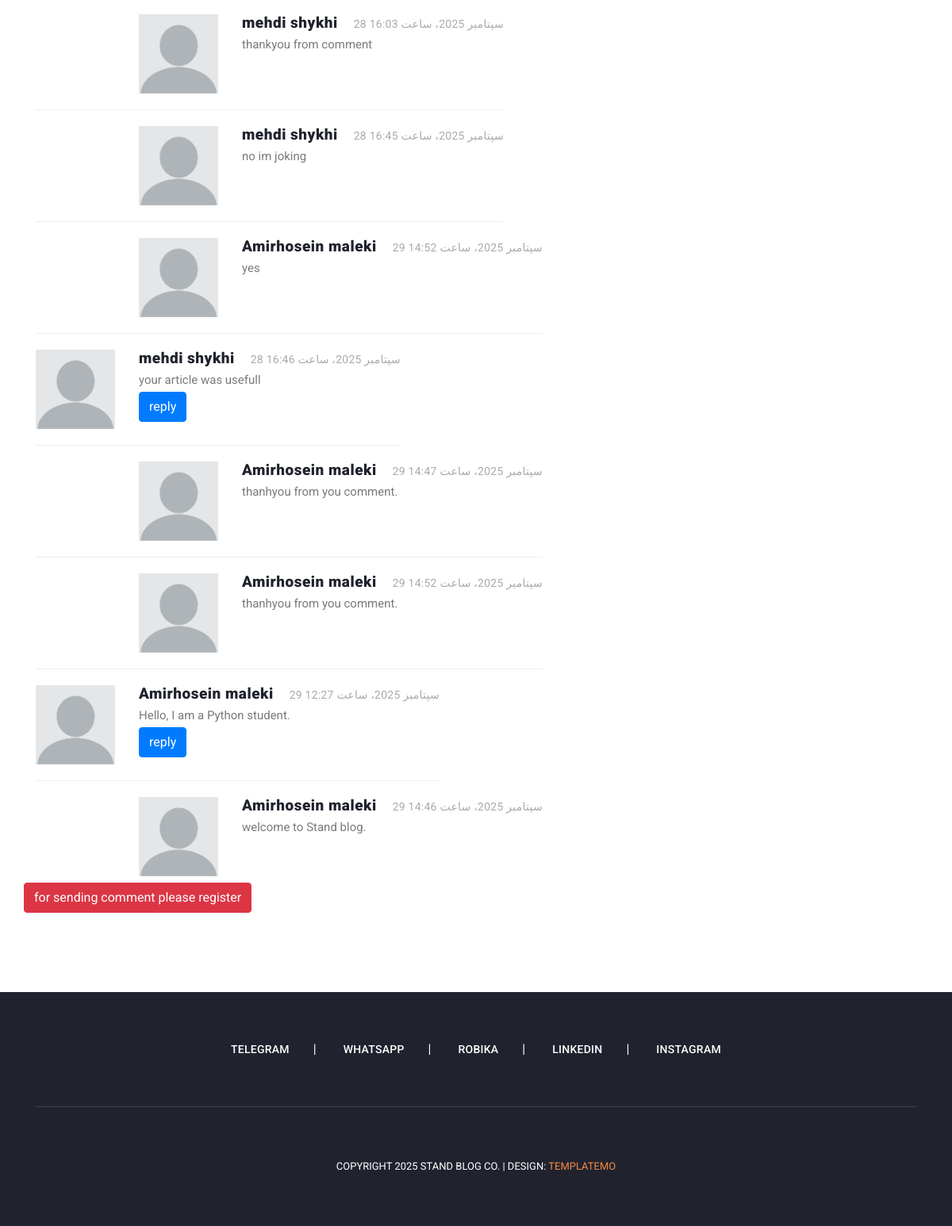
/articles/details/python-course-detail (lower part), run on an earlier commit of the app's database.
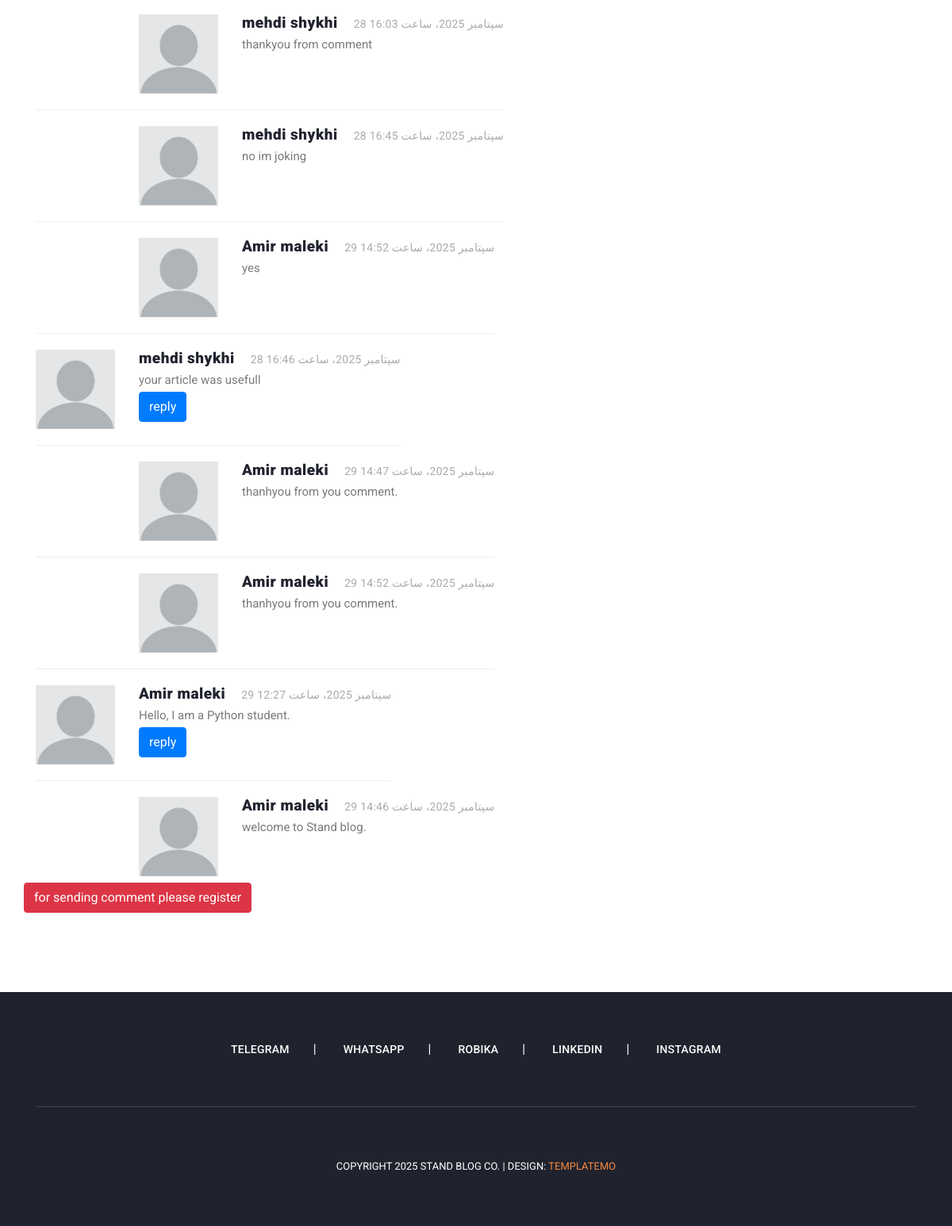
And on a later commit of the database.
### blog/models.py (models this page shows, shortened)
class Comment(models.Model):
    article = models.ForeignKey(Article,on_delete=models.CASCADE,related_name='comments')
    user = models.ForeignKey(User,on_delete=models.CASCADE,related_name='comments')
    parent = models.ForeignKey('self',on_delete=models.CASCADE,related_name='replies',null=True,blank=True)
    body = models.TextField()
    created_at = models.DateTimeField(auto_now_add=True)
    class Meta:
        verbose_name = "نظر"
        verbose_name_plural = "نظرات"

### blog/views.py (the view)
# urls.py: path('details/<slug:slug>',views.ArticleDetailView.as_view(),name='article_details'),
class ArticleDetailView(DetailView):
    model = Article
    template_name = "blog/article_details.html"

### context_processors/context_processors.py (called while the page is built)
def recent_articles(request):
    recent_articles = Article.objects.order_by('-created')
    categories = Category.objects.all()
    return {'recent_articles': recent_articles,"categories": categories}

### home_app/templatetags/my_templatetags.py (called while the page is built)
@register.inclusion_tag('home_app/result.html')
def show_result(text):
    return {'text': text}

### blog/templates/blog/article_details.html (shortened to what this page needs)
{% extends 'base.html' %}
{% load static %}
{% block content %}
    <section class="blog-posts grid-system">
        <div class="container">
            <div class="row">
                <div class="col-lg-8">
                    <div class="all-blog-posts">
                        <div class="row">
                            <div class="col-lg-12">
                                <div class="sidebar-item comments">
                                    <div class="content">
                                        <ul>
                                            {% for comment in article.comments.all %}
                                                {% if comment.parent == None %}
                                                    <li>
                                                        <div class="author-thumb">
                                                            {% if comment.user.profile.image %}
                                                                <img src="{{ comment.user.profile.image.url }}"
                                                                     alt="">
                                                            {% else %}
                                                                <img src="{% static 'images/icons/images (1).png' %}"
                                                                     alt="amir">
                                                            {% endif %}
                                                        </div>
                                                        <div class="right-content">
                                                            <h4>{{ comment.user.get_full_name }}<span>{{ comment.created_at }}</span>
                                                            </h4>
                                                            <p>{{ comment.body }}</p>
                                                            <button onclick="set_value({{ comment.id }})"
                                                                    class="btn btn-primary rounded-pill">reply
                                                            </button>
                                                        </div>
                                                    </li>
                                                    {% for reply in comment.replies.all %}
                                                        <li class="replied">
                                                            <div class="author-thumb">
                                                                {% if comment.user.profile.image %}
                                                                    <img src="{{ comment.user.profile.image.url }}"
                                                                         alt="amir">
                                                                {% else %}
                                                                    <img src="{% static 'images/icons/images (1).png' %}"
                                                                         alt="">
                                                                {% endif %}
                                                            </div>
                                                            <div class="right-content">
                                                                <h4>{{ reply.user.get_full_name }}<span>{{ reply.created_at }}</span>
                                                                </h4>
                                                                <p>{{ reply.body }}</p>
                                                            </div>
                                                        </li>
                                                    {% endfor %}
                                                {% endif %}
                                            {% endfor %}
                                        </ul>
                                    </div>
                                </div>
                            </div>
                            {% if request.user.is_authenticated %}
                                <div class="col-lg-12">
                                    <div class="sidebar-item submit-comment">
                                        <div class="sidebar-heading">
                                            <h2 id="hi">Your comment</h2>
                                        </div>
                                        <div class="content">
                                            <form id="comment" action="#" method="post">
                                                {% csrf_token %}
                                                <div class="row">
                                                    <input type="hidden" id="parent_id" name="parent_id" value="">
                                                    <div class="col-lg-12">
                                                        <fieldset>
                                                        <textarea name="body" rows="6" id="body"
                                                                  placeholder="Type your comment"
                                                                  required=""></textarea>
                                                        </fieldset>
                                                    </div>
                                                    <div class="col-lg-12">
                                                        <fieldset>
                                                            <button type="submit" id="form-submit" class="main-button">
                                                                Submit
                                                            </button>
                                                        </fieldset>
                                                    </div>
                                                </div>
                                            </form>
                                        </div>
                                    </div>
                                </div>
                            {% else %}
                                <a class="btn btn-danger mt-2" href="{% url 'account:register' %}">for sending comment
                                    please register</a>
                            {% endif %}
                        </div>
                    </div>
                </div>
                {% include "includes/sidebar.html" %}
            </div>
        </div>
    </section>
{% endblock %}

### templates/base.html (shortened to what this page needs)
{% load static %}
<!DOCTYPE html>
<html lang="en">
<head>
    {% include "includes/head_referens.html" %}
</head>
<body>
{% block content %}
{% endblock %}
{% include "includes/footer.html" %}
</body>
</html>

### templates/includes/head_referens.html (shortened to what this page needs)
{% load static %}
<link href="{% static "vendor/bootstrap/css/bootstrap.min.css" %}" rel="stylesheet">
<link rel="stylesheet" href="{% static 'css/fontawesome.css' %}">
<link rel="stylesheet" href="{% static 'css/templatemo-stand-blog.css' %}">
<link rel="stylesheet" href="{% static 'css/owl.css' %}">

### templates/includes/header.html (shortened to what this page needs)
{% load static %}

### templates/includes/sidebar.html (shortened to what this page needs)
{% load static %}
{% load my_templatetags %}
<div class="col-lg-4">
</div>

### templates/includes/footer.html
{% load static %}
<footer>
    <div class="container">
        <div class="row">
            <div class="col-lg-12">
                <ul class="social-icons">
                    <li><a href="t.me/Ahm345amir">Telegram</a></li>
                    <li><a href="#">whatsapp</a></li>
                    <li><a href="https://rubika.ir/amir9lnsm">Robika</a></li>
                    <li><a href="#">Linkedin</a></li>
                    <li><a href="#">Instagram</a></li>
                </ul>
            </div>
            <div class="col-lg-12">
                <div class="copyright-text">
                    <p>Copyright 2025 Stand Blog Co.
                        | Design: <a rel="nofollow" href="https://templatemo.com" target="_parent">TemplateMo</a></p>
                </div>
            </div>
        </div>
    </div>
</footer>

### templates/includes/footer_references.html (shortened to what this page needs)
{% load static %}

### static/css/templatemo-stand-blog.css (style rules this page uses)
body { font-family: 'Roboto', sans-serif; overflow-x: hidden; text-rendering: optimizeLegibility; -webkit-font-smoothing: antialiased; -moz-osx-font-smoothing: grayscale; }
p { margin-bottom: 0px; font-size: 15px; font-weight: 400; color: #7a7a7a; line-height: 30px; }
a { text-decoration: none!important; }
ul { padding: 0; margin: 0; list-style: none; }
h1,h2,h3,h4,h5,h6 { margin: 0px; }
.blog-posts { margin-top: 100px; }
.blog-posts .comments { margin-top: 30px; }
.blog-posts .comments ul li { display: inline-block; margin-bottom: 20px; padding-bottom: 20px; border-bottom: 1px solid #eee; }
.blog-posts .comments ul li.replied { padding-left: 130px; }
.blog-posts .comments ul li:last-child { margin-bottom: 0px; padding-bottom: 0px; border-bottom: none; }
.blog-posts .comments ul li .author-thumb { display: inline; float: left; }
.blog-posts .comments ul li .author-thumb img { max-width: 100px; display: inline; }
.blog-posts .comments ul li .right-content { margin-left: 130px; }
.blog-posts .comments ul li .right-content h4 { color: #20232e; font-size: 19px; font-weight: 900; letter-spacing: 0.5px; }
.blog-posts .comments ul li .right-content h4 span { font-size: 14px; color: #aaa; font-weight: 400; letter-spacing: 0.25px; margin-left: 20px; }
footer { margin-top: 100px; text-align: center; background-color: #20232e; padding: 60px 0px; }
footer ul.social-icons { padding-bottom: 60px; margin-bottom: 60px; border-bottom: 1px solid rgba(250,250,250,0.15); }
footer ul.social-icons li { display: inline-block; margin-right: 30px; }
footer ul.social-icons li:after { content: "|"; color: #fff; margin-left: 30px; }
footer ul.social-icons li:last-child { margin-right: 0px; }
footer ul.social-icons li:last-child::after { display: none; }
footer ul.social-icons li a { font-size: 14px; text-transform: uppercase; color: #fff; font-weight: 500; letter-spacing: 0.25px; transition: all .3s; }
footer p { font-size: 13px; text-transform: uppercase; color: #fff; }
footer p a { color: #f48840; }

What changed in the data, as far as the page shows it:
changed through a linked row, Comment "yes": user.get_full_name "Amirhosein maleki" → "Amir maleki"
changed through a linked row, Comment "29 سپتامبر 2025، ساعت 14:47": user.get_full_name "Amirhosein maleki" → "Amir maleki"
changed through a linked row, Comment (number 7 of 9 on the later page): user.get_full_name "Amirhosein maleki" → "Amir maleki"
changed through a linked row, Comment "Hello, I am a Python student.": user.get_full_name "Amirhosein maleki" → "Amir maleki"
changed through a linked row, Comment "welcome to Stand blog.": user.get_full_name "Amirhosein maleki" → "Amir maleki"
